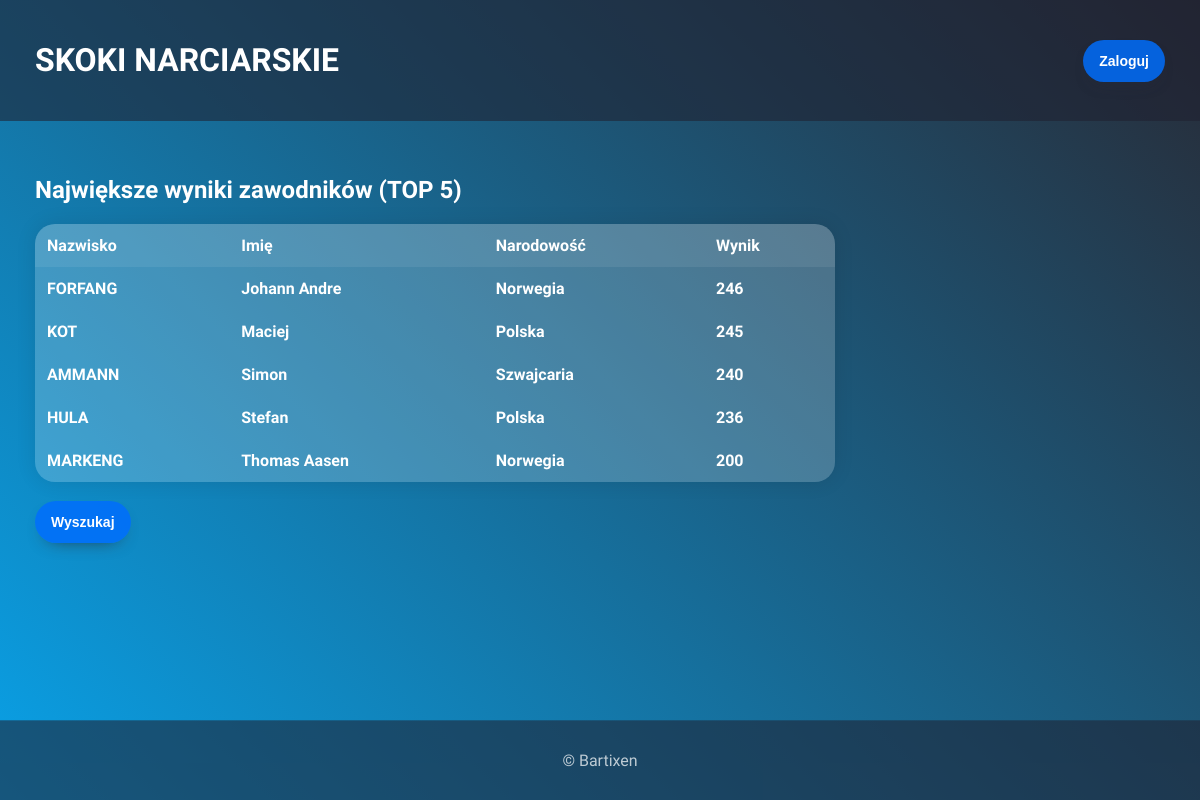
The page / on the database its author committed.
### tables this page shows
CREATE TABLE `zawodnicy` (
  `id` int(100) NOT NULL,
  `nazwisko` varchar(50) DEFAULT NULL,
  `imie` varchar(50) DEFAULT NULL,
  `narodowosc` varchar(50) DEFAULT NULL,
  `ilosc_wystapien` varchar(100) DEFAULT NULL,
  `wynik` int(100) DEFAULT NULL,
  `wiek` varchar(100) DEFAULT NULL,
  `wzrost` varchar(100) DEFAULT NULL,
  `nazwisko_trenera` varchar(50) DEFAULT NULL,
  `uwagi` varchar(500) DEFAULT NULL
);

### www/list.php (the view, shortened to what this page needs)
<?php
    require_once "connect.php";
    try {
        $connection = new mysqli($host, $db_user, $db_password, $db_name);
        $connection->query("SET NAMES 'utf8'");
        if ($connection->connect_errno!=0) {
            throw new Exception(mysqli_connect_errno());
        } else {
            $sql = "SELECT * FROM zawodnicy ORDER BY `zawodnicy`.`wynik` DESC LIMIT 5";
            $result = $connection->query($sql);
            if ($result->num_rows > 0) {
                echo "<table><tr><th>Nazwisko</th><th>Imię</th><th>Narodowość</th><th>Wynik</th></tr>";
                while($row = $result->fetch_assoc()) {
                    echo "<tr><th>" . $row["nazwisko"]. "</th><th>" . $row["imie"]. "</th><th>" . $row["narodowosc"]. "</th><th>" . $row["wynik"]. "</th></tr>";
                }
                echo "</table>";
            } else {
                echo '<div type="button" class="pop-up">Brak danych</div>';
            }
        }
    } catch(Exception $e) {
        echo 'Internal error: '.$e;
    }
?>

### www/assets/style.css (style rules this page uses)
html { position: relative; }
body { background: linear-gradient(45deg, #09a1e7, #282a35); background-attachment: fixed; color: white; font-family: 'Source Sans Pro', sans-serif; margin:0; padding:0; min-height: 100vh; }
table { width: 100%; max-width: 1100px; box-shadow: 0 0 20px rgba(0, 0, 0, 0.1); overflow: hidden; border-collapse: collapse; margin-left: 25px; margin-right: 25px; border-radius: 20px; }
#list table { margin: 0; max-width: 800px; }
th, td { padding: 12px; background-color: rgba(255, 255, 255, 0.2); }
th { text-align: left; }
tr:nth-child(1) { font-size: 16px; background-color: rgba(255, 255, 255, 0.075); }

### rows shown on the page
zawodnicy: nazwisko "FORFANG", imie "Johann Andre", narodowosc "Norwegia", wynik "246"
zawodnicy: nazwisko "KOT", imie "Maciej", narodowosc "Polska", wynik "245"
zawodnicy: nazwisko "AMMANN", imie "Simon", narodowosc "Szwajcaria", wynik "240"
zawodnicy: nazwisko "HULA", imie "Stefan", narodowosc "Polska", wynik "236"
zawodnicy: nazwisko "MARKENG", imie "Thomas Aasen", narodowosc "Norwegia", wynik "200"
